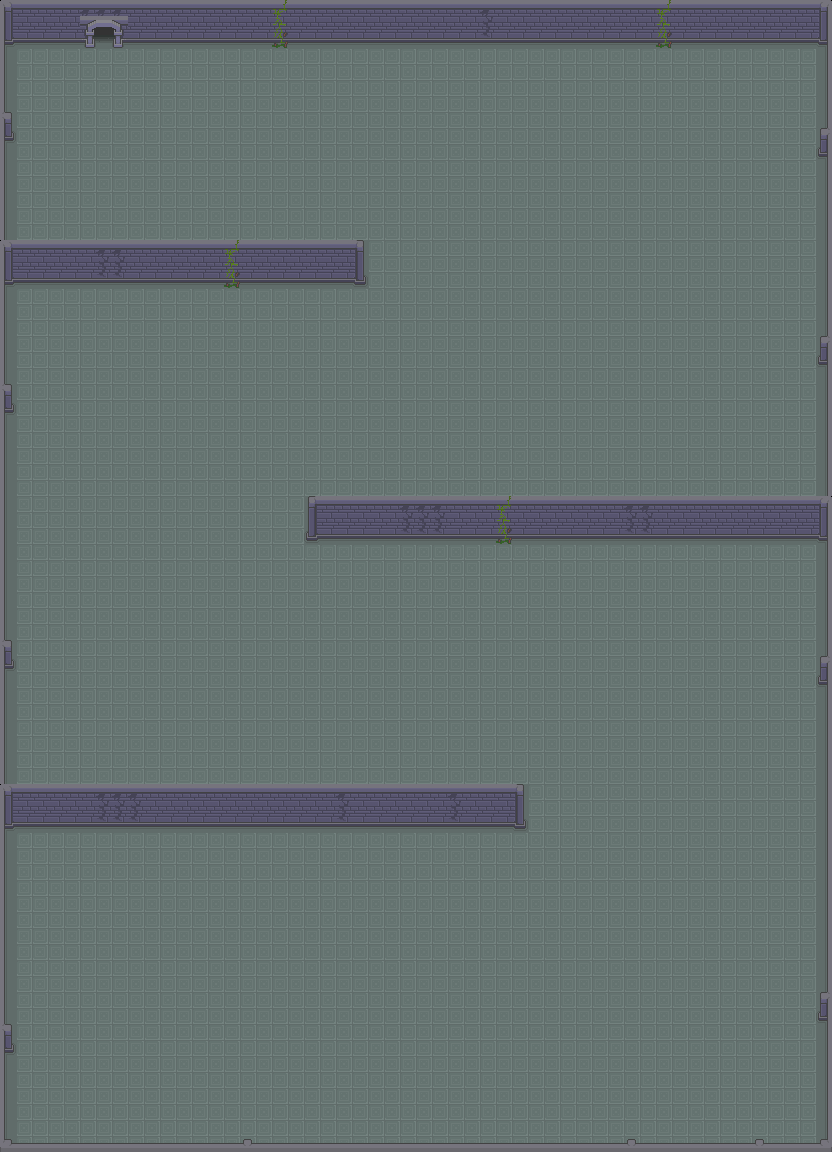

Below is a game level as drawn by its tile map, then a one-line description and the .tmx that defines it (tile-layer data replaced by summaries):
An orthogonal 52x72 tile map with 16x16 px tiles, 4 tile layers (ground, obj, ground2, ground3) and 449 objects (21x resistor, 10x crystal_invisibility, 5x voltage_source, 4x control_pannel, arquimedes, ...).

<map version="1.10" tiledversion="1.11.2" orientation="orthogonal" renderorder="right-down" width="52" height="72" tilewidth="16" tileheight="16" infinite="0" nextlayerid="18" nextobjectid="1103">
 <tileset firstgid="1" name="Dungeon_Tileset" tilewidth="16" tileheight="16" tilecount="156" columns="12">
  <image source="../../../images/Top_Down_Adventure_Pack_v.1.0/Dungeon_Tileset.png" width="192" height="208" />
 </tileset>
 <layer id="13" name="ground" width="52" height="72">
  <data>[3744 cells, 3450 non-empty, 1 distinct tile ids]</data>
 </layer>
 <layer id="12" name="obj" width="52" height="72">
  <data>[3744 cells, 602 non-empty, 37 distinct tile ids]</data>
 </layer>
 <objectgroup id="17" name="fall_ground">
  <object id="658" gid="142" x="208" y="80" width="16" height="16" />
  <object id="659" gid="142" x="208" y="96" width="16" height="16" />
  <object id="660" gid="142" x="208" y="96" width="16" height="16" />
  <object id="661" gid="142" x="208" y="112" width="16" height="16" />
  <object id="662" gid="142" x="208" y="128" width="16" height="16" />
  <object id="663" gid="142" x="192" y="144" width="16" height="16" />
  <object id="664" gid="142" x="176" y="144" width="16" height="16" />
  <object id="665" gid="142" x="208" y="144" width="16" height="16" />
  <object id="666" gid="142" x="176" y="160" width="16" height="16" />
  <object id="667" gid="142" x="144" y="160" width="16" height="16" />
  <object id="668" gid="142" x="160" y="160" width="16" height="16" />
  <object id="669" gid="142" x="160" y="176" width="16" height="16" />
  <object id="670" gid="142" x="144" y="176" width="16" height="16" />
  <object id="671" gid="142" x="144" y="192" width="16" height="16" />
  <object id="672" gid="142" x="160" y="192" width="16" height="16" />
  <object id="673" gid="142" x="176" y="192" width="16" height="16" />
  <object id="674" gid="142" x="208" y="192" width="16" height="16" />
  <object id="675" gid="142" x="192" y="192" width="16" height="16" />
  <object id="676" gid="142" x="208" y="208" width="16" height="16" />
  <object id="677" gid="142" x="208" y="224" width="16" height="16" />
  <object id="678" gid="142" x="256" y="144" width="16" height="16" />
  <object id="679" gid="142" x="256" y="144" width="16" height="16" />
  <object id="680" gid="142" x="256" y="160" width="16" height="16" />
  <object id="681" gid="142" x="352" y="144" width="16" height="16" />
  <object id="682" gid="142" x="352" y="160" width="16" height="16" />
  <object id="683" gid="142" x="352" y="176" width="16" height="16" />
  <object id="684" gid="142" x="336" y="176" width="16" height="16" />
  <object id="685" gid="142" x="320" y="176" width="16" height="16" />
  <object id="686" gid="142" x="304" y="176" width="16" height="16" />
  <object id="687" gid="142" x="352" y="112" width="16" height="16" />
  <object id="688" gid="142" x="352" y="128" width="16" height="16" />
  <object id="689" gid="142" x="368" y="112" width="16" height="16" />
  <object id="690" gid="142" x="384" y="112" width="16" height="16" />
  <object id="691" gid="142" x="416" y="112" width="16" height="16" />
  <object id="692" gid="142" x="448" y="112" width="16" height="16" />
  <object id="693" gid="142" x="400" y="112" width="16" height="16" />
  <object id="694" gid="142" x="416" y="176" width="16" height="16" />
  <object id="695" gid="142" x="416" y="176" width="16" height="16" />
  <object id="696" gid="142" x="400" y="192" width="16" height="16" />
  <object id="697" gid="142" x="400" y="208" width="16" height="16" />
  <object id="698" gid="142" x="384" y="208" width="16" height="16" />
  <object id="699" gid="142" x="480" y="144" width="16" height="16" />
  <object id="700" gid="142" x="464" y="144" width="16" height="16" />
  <object id="701" gid="142" x="400" y="224" width="16" height="16" />
  <object id="702" gid="142" x="416" y="224" width="16" height="16" />
  <object id="703" gid="142" x="432" y="224" width="16" height="16" />
  <object id="704" gid="142" x="432" y="240" width="16" height="16" />
  <object id="705" gid="142" x="448" y="240" width="16" height="16" />
  <object id="706" gid="142" x="448" y="256" width="16" height="16" />
  <object id="707" gid="142" x="464" y="256" width="16" height="16" />
  <object id="708" gid="142" x="512" y="208" width="16" height="16" />
  <object id="709" gid="142" x="512" y="224" width="16" height="16" />
  <object id="710" gid="142" x="512" y="240" width="16" height="16" />
  <object id="711" gid="142" x="496" y="240" width="16" height="16" />
  <object id="712" gid="142" x="528" y="144" width="16" height="16" />
  <object id="713" gid="142" x="544" y="144" width="16" height="16" />
  <object id="714" gid="142" x="544" y="160" width="16" height="16" />
  <object id="715" gid="142" x="544" y="176" width="16" height="16" />
  <object id="716" gid="142" x="592" y="80" width="16" height="16" />
  <object id="717" gid="142" x="592" y="96" width="16" height="16" />
  <object id="718" gid="142" x="592" y="112" width="16" height="16" />
  <object id="719" gid="142" x="608" y="128" width="16" height="16" />
  <object id="720" gid="142" x="608" y="112" width="16" height="16" />
  <object id="721" gid="142" x="512" y="96" width="16" height="16" />
  <object id="722" gid="142" x="528" y="96" width="16" height="16" />
  <object id="723" gid="142" x="624" y="128" width="16" height="16" />
  <object id="724" gid="142" x="624" y="112" width="16" height="16" />
  <object id="725" gid="142" x="624" y="144" width="16" height="16" />
  <object id="726" gid="142" x="624" y="160" width="16" height="16" />
  <object id="727" gid="142" x="656" y="160" width="16" height="16" />
  <object id="728" gid="142" x="672" y="160" width="16" height="16" />
  <object id="729" gid="142" x="640" y="160" width="16" height="16" />
  <object id="730" gid="142" x="720" y="160" width="16" height="16" />
  <object id="731" gid="142" x="752" y="160" width="16" height="16" />
  <object id="732" gid="142" x="784" y="160" width="16" height="16" />
  <object id="733" gid="142" x="800" y="160" width="16" height="16" />
  <object id="734" gid="142" x="768" y="160" width="16" height="16" />
  <object id="735" gid="142" x="656" y="272" width="16" height="16" />
  <object id="736" gid="142" x="688" y="272" width="16" height="16" />
  <object id="737" gid="142" x="704" y="272" width="16" height="16" />
  <object id="738" gid="142" x="720" y="272" width="16" height="16" />
  <object id="739" gid="142" x="736" y="272" width="16" height="16" />
  <object id="740" gid="142" x="720" y="256" width="16" height="16" />
  <object id="741" gid="142" x="704" y="256" width="16" height="16" />
  <object id="742" gid="142" x="720" y="240" width="16" height="16" />
  <object id="743" gid="142" x="736" y="240" width="16" height="16" />
  <object id="744" gid="142" x="736" y="256" width="16" height="16" />
  <object id="745" gid="142" x="752" y="256" width="16" height="16" />
  <object id="746" gid="142" x="752" y="240" width="16" height="16" />
  <object id="747" gid="142" x="704" y="240" width="16" height="16" />
  </objectgroup>
 <objectgroup id="10" name="npc">
  <!-- 1 objects omitted --></objectgroup>
 <objectgroup id="9" name="player">
  <!-- 1 objects omitted --></objectgroup>
 <objectgroup id="4" name="areas_dialog">
  <!-- 1 objects omitted --></objectgroup>
 <objectgroup id="3" name="itens">
  <!-- 43 objects omitted --></objectgroup>
 <layer id="2" name="ground2" width="52" height="72">
  <data>[3744 cells, 0 non-empty, 0 distinct tile ids]</data>
 </layer>
 <layer id="1" name="ground3" width="52" height="72">
  <data>[3744 cells, 0 non-empty, 0 distinct tile ids]</data>
 </layer>
 <objectgroup id="15" name="enemy_routes">
  <!-- 13 objects omitted --></objectgroup>
 <objectgroup id="16" name="enemies">
  <!-- 4 objects omitted --></objectgroup>
</map>
<!-- 359 of 449 objects omitted -->
